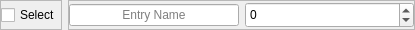
<?xml version="1.0" encoding="UTF-8"?>
<ui version="4.0">
 <class>IntegerEntry</class>
 <widget class="QWidget" name="IntegerEntry">
  <property name="geometry">
   <rect>
    <x>0</x>
    <y>0</y>
    <width>415</width>
    <height>30</height>
   </rect>
  </property>
  <property name="sizePolicy">
   <sizepolicy hsizetype="Expanding" vsizetype="Fixed">
    <horstretch>0</horstretch>
    <verstretch>0</verstretch>
   </sizepolicy>
  </property>
  <property name="minimumSize">
   <size>
    <width>0</width>
    <height>30</height>
   </size>
  </property>
  <property name="windowTitle">
   <string>Integer</string>
  </property>
  <layout class="QHBoxLayout" name="horizontalLayout">
   <property name="leftMargin">
    <number>0</number>
   </property>
   <property name="topMargin">
    <number>0</number>
   </property>
   <property name="rightMargin">
    <number>0</number>
   </property>
   <property name="bottomMargin">
    <number>0</number>
   </property>
   <item>
    <widget class="QFrame" name="FrameSelection">
     <property name="frameShape">
      <enum>QFrame::Shape::StyledPanel</enum>
     </property>
     <property name="frameShadow">
      <enum>QFrame::Shadow::Raised</enum>
     </property>
     <layout class="QVBoxLayout" name="verticalLayout_3">
      <property name="leftMargin">
       <number>0</number>
      </property>
      <property name="topMargin">
       <number>0</number>
      </property>
      <property name="rightMargin">
       <number>0</number>
      </property>
      <property name="bottomMargin">
       <number>0</number>
      </property>
      <item>
       <widget class="QCheckBox" name="Select">
        <property name="text">
         <string>Select</string>
        </property>
       </widget>
      </item>
     </layout>
    </widget>
   </item>
   <item>
    <widget class="QFrame" name="FrameValue">
     <property name="frameShape">
      <enum>QFrame::Shape::StyledPanel</enum>
     </property>
     <property name="frameShadow">
      <enum>QFrame::Shadow::Raised</enum>
     </property>
     <layout class="QHBoxLayout" name="horizontalLayout_5">
      <property name="leftMargin">
       <number>0</number>
      </property>
      <property name="topMargin">
       <number>0</number>
      </property>
      <property name="rightMargin">
       <number>0</number>
      </property>
      <property name="bottomMargin">
       <number>0</number>
      </property>
      <item>
       <widget class="QLineEdit" name="ValueName">
        <property name="text">
         <string/>
        </property>
        <property name="alignment">
         <set>Qt::AlignmentFlag::AlignCenter</set>
        </property>
        <property name="placeholderText">
         <string>Entry Name</string>
        </property>
       </widget>
      </item>
      <item>
       <widget class="QSpinBox" name="Value">
        <property name="sizePolicy">
         <sizepolicy hsizetype="Expanding" vsizetype="Fixed">
          <horstretch>0</horstretch>
          <verstretch>0</verstretch>
         </sizepolicy>
        </property>
        <property name="minimumSize">
         <size>
          <width>0</width>
          <height>26</height>
         </size>
        </property>
        <property name="minimum">
         <number>-2147483648</number>
        </property>
        <property name="maximum">
         <number>2147483647</number>
        </property>
       </widget>
      </item>
     </layout>
    </widget>
   </item>
  </layout>
 </widget>
 <resources/>
 <connections/>
</ui>
